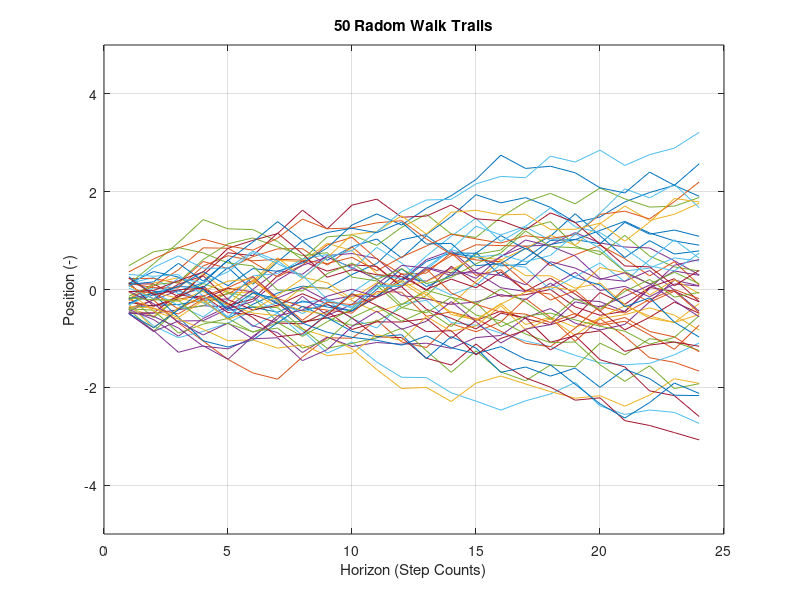
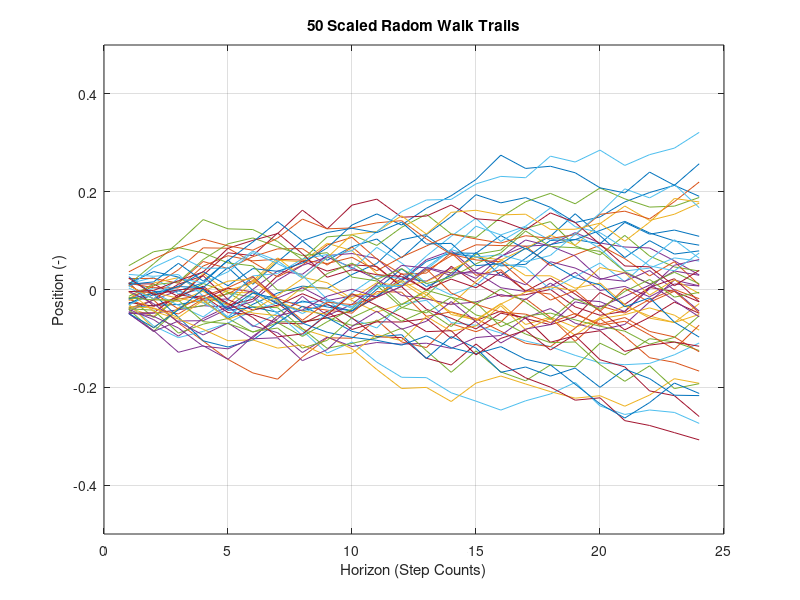

Write MATLAB code to recreate these figures, in order. (Note: this script raises an error after producing the figures.)
clear
close all
clc
format compact


%% Random walk with continuous step sizes
sample_cnt = 50;
esp = rand(24,sample_cnt); % 0~1
s = esp-0.5; % -0.5~0.5
w = cumsum(s); % Walk

% ====================
figure(1); clf; hold on; box on;
plot(w);
ylabel('Position (-)');
xlabel('Horizon (Step Counts)');
title([num2str(sample_cnt), ' Radom Walk Trails']);
ylim([-5 5]);
xlim([0 25]);
grid on;

%% Scaled random walk
r0 = 0.16/0.5;
rn = 0.5/5;
r = repmat(linspace(r0,rn,24)',1,sample_cnt);
ww = w.*0.1;

figure(2); clf;
plot(ww);
ylabel('Position (-)');
xlabel('Horizon (Step Counts)');
title([num2str(sample_cnt), ' Scaled Radom Walk Trails']);
ylim([-0.5 0.5]);
xlim([0 25]);
grid on;


%%
wind_file = 'Xilingol_2009';
load(wind_file);

% ====================
i = 240;
f24 = p((1:24)+i); % Forecast
p24 = repmat(f24,1,sample_cnt) + ww; % Fake realizeations
p24(p24<0) = 0;
p24(p24>1) = 1;

figure(3); clf; hold on; box on;
plot(p24);
plot(f24, 'k', 'linewidth', 2);
ylim([0 1]);
ylim([-0.02 1.02]);
grid on;
xlabel('Time (hr)');
ylabel('Wind Power (normalized)');
title(['Forecast and 50 Random Realization in Day ', num2str(i)]);

% ====================
i = 625;
f24 = p((1:24)+i); % Forecast
p24 = repmat(f24,1,sample_cnt) + ww; % Fake realizeations
p24(p24<0) = 0;
p24(p24>1) = 1;

figure(31); clf; hold on; box on;
plot(p24);
plot(f24, 'k', 'linewidth', 2);
ylim([0 1]);
ylim([-0.02 1.02]);
grid on;
xlabel('Time (hr)');
ylabel('Wind Power (normalized)');
title(['Forecast and 50 Random Realization in Day ', num2str(i)]);

% ====================
i = 1033;
f24 = p((1:24)+i); % Forecast
p24 = repmat(f24,1,sample_cnt) + ww; % Fake realizeations
p24(p24<0) = 0;
p24(p24>1) = 1;

figure(32); clf; hold on; box on;
plot(p24);
plot(f24, 'k', 'linewidth', 2);
ylim([0 1]);
ylim([-0.02 1.02]);
grid on;
xlabel('Time (hr)');
ylabel('Wind Power (normalized)');
title(['Forecast and 50 Random Realization in Day ', num2str(i)]);

